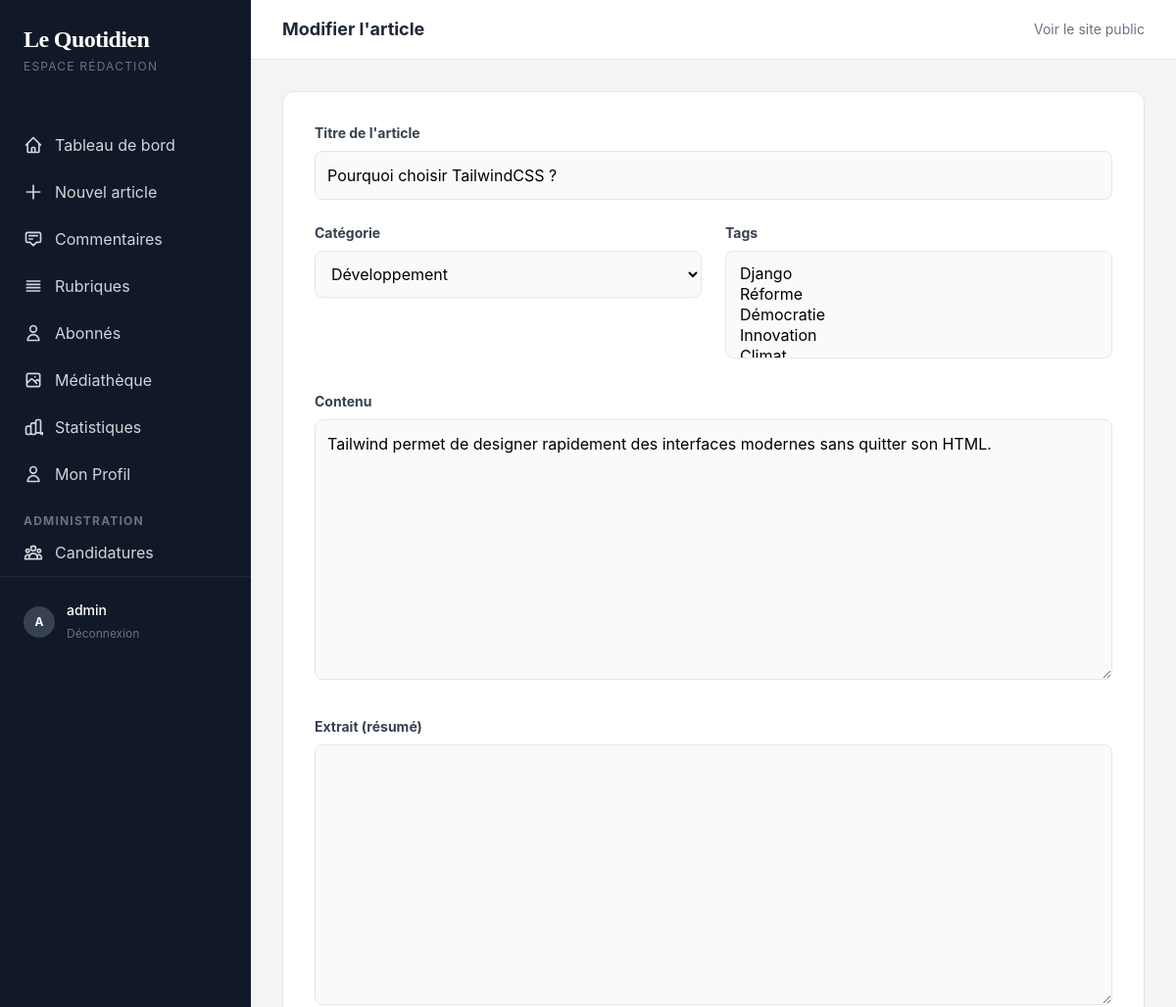
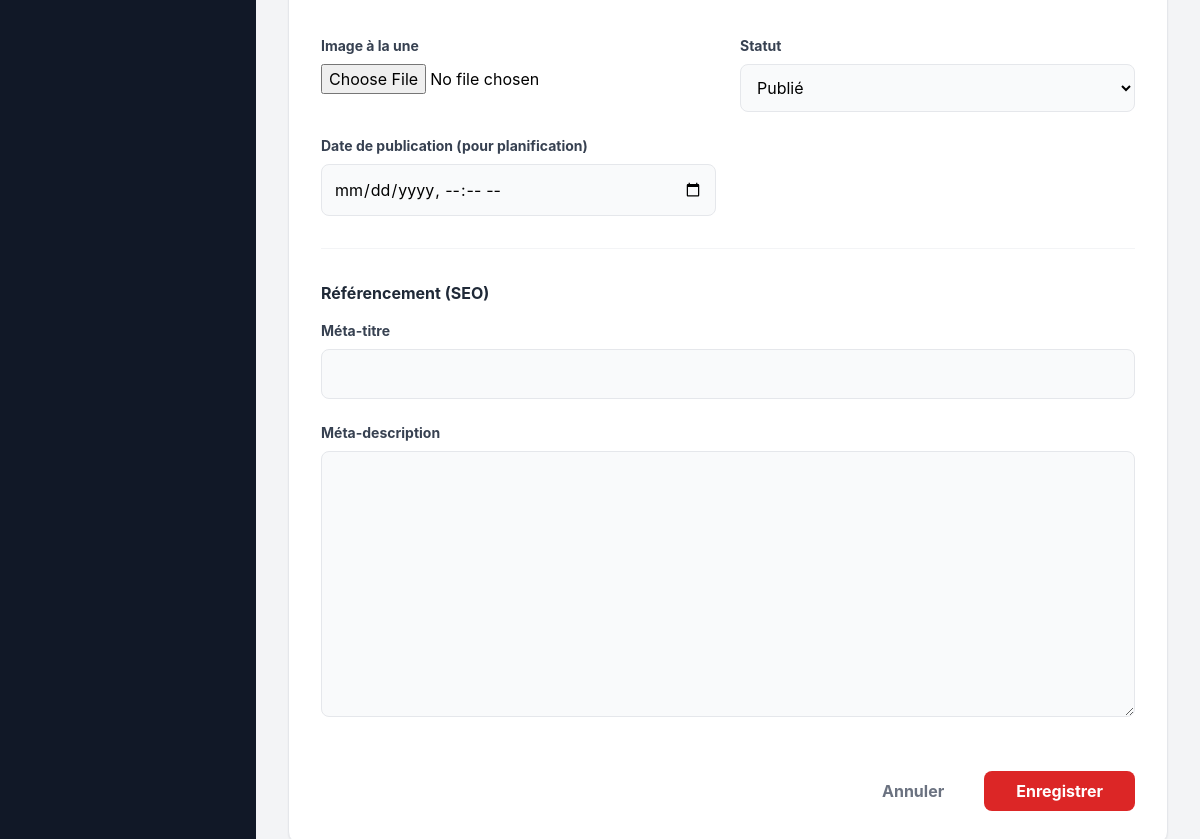
The app's page /dashboard/articles/2/edit/ (signed in) with its own data (2 pictures, top to bottom).
### apps/users/models.py (models this page shows, shortened)
class CustomUser(AbstractUser):
    class Role(models.TextChoices):
        VISITOR = "VISITOR", _("Visiteur")
        CONTRIBUTOR = "CONTRIBUTOR", _("Contributeur")
        WRITER = "WRITER", _("Rédacteur")
        EDITOR = "EDITOR", _("Éditeur")
        ADMIN = "ADMIN", _("Administrateur")
    role = models.CharField(
        _("Rôle"),
        max_length=20,
        choices=Role.choices,
        default=Role.CONTRIBUTOR
    )
    bio = models.TextField(_("Biographie"), max_length=500, blank=True)
    avatar = models.ImageField(_("Avatar"), upload_to="avatars/", null=True, blank=True)
    twitter_url = models.URLField(_("Lien Twitter/X"), max_length=255, blank=True)
    linkedin_url = models.URLField(_("Lien LinkedIn"), max_length=255, blank=True)
    facebook_url = models.URLField(_("Lien Facebook"), max_length=255, blank=True)
    website_url = models.URLField(_("Site web personnel"), max_length=255, blank=True)
    show_recruitment_section = models.BooleanField(_("Afficher la section recrutement"), default=True)

### apps/weblog/models.py (models this page shows, shortened)
class Article(models.Model):
    class Status(models.TextChoices):
        DRAFT = "DRAFT", _("Brouillon")
        PUBLISHED = "PUBLISHED", _("Publié")
        ARCHIVED = "ARCHIVED", _("Archivé")
    title = models.CharField(_("Titre"), max_length=255)
    slug = models.SlugField(_("Slug"), unique=True, max_length=255)
    author = models.ForeignKey(
        settings.AUTH_USER_MODEL,
        on_delete=models.CASCADE,
        related_name="articles",
        verbose_name=_("Auteur")
    )
    category = models.ForeignKey(
        Category,
        on_delete=models.PROTECT,
        related_name="articles",
        verbose_name=_("Catégorie")
    )
    tags = models.ManyToManyField(Tag, related_name="articles", blank=True, verbose_name=_("Tags"))
    content = models.TextField(_("Contenu"))
    excerpt = models.TextField(_("Extrait"), max_length=500, blank=True)
    featured_image = models.ImageField(_("Image à la une"), upload_to="articles/", null=True, blank=True)
    meta_title = models.CharField(_("Méta-titre"), max_length=100, blank=True, help_text=_("Titre pour les moteurs de recherche (SEO)"))
    meta_description = models.TextField(_("Méta-description"), max_length=160, blank=True, help_text=_("Description pour les moteurs de recherche (SEO)"))
    status = models.CharField(
        _("Statut"),
        max_length=10,
        choices=Status.choices,
        default=Status.DRAFT
    )
    created_at = models.DateTimeField(_("Créé le"), auto_now_add=True)
    updated_at = models.DateTimeField(_("Mis à jour le"), auto_now=True)
    published_at = models.DateTimeField(_("Publié le"), null=True, blank=True)
    views_count = models.PositiveIntegerField(_("Nombre de vues"), default=0)
    objects = models.Manager() # The default manager.
    published = PublishedManager() # Our custom manager.
    class Meta:
        verbose_name = _("Article")
        verbose_name_plural = _("Articles")
        ordering = ["-published_at", "-created_at"]

### apps/dashboard/views.py (the view)
# urls.py: path('articles/<int:pk>/edit/', views.article_update, name='article_update'),
@login_required
@user_passes_test(is_writer_or_admin)
def article_update(request, pk):
    if request.user.is_superuser or request.user.role == 'ADMIN':
        article = get_object_or_404(Article, pk=pk)
    else:
        article = get_object_or_404(Article, pk=pk, author=request.user)
    if request.method == 'POST':
        form = ArticleForm(request.POST, request.FILES, instance=article)
        if form.is_valid():
            form.save()
            messages.success(request, "L'article a été mis à jour.")
            return redirect('dashboard:home')
    else:
        form = ArticleForm(instance=article)
    return render(request, 'dashboard/article_form.html', {'form': form, 'article': article, 'title': "Modifier l'article"})

### apps/newsletter/forms.py
class SubscriberForm(forms.ModelForm):
    class Meta:
        model = Subscriber
        fields = ['email']
        widgets = {
            'email': forms.EmailInput(attrs={
                'placeholder': 'votre@email.com',
                'class': 'w-full px-4 py-3 rounded-lg bg-gray-800 border border-gray-700 text-white text-sm placeholder-gray-500 focus:outline-none focus:ring-2 focus:ring-red-500 mb-3'
            })
        }

### apps/weblog/forms.py
class ArticleForm(forms.ModelForm):
    class Meta:
        model = Article
        fields = [
            'title', 'category', 'tags', 'content', 'excerpt',
            'featured_image', 'status', 'published_at',
            'meta_title', 'meta_description'
        ]
        widgets = {
            'published_at': forms.DateTimeInput(attrs={'type': 'datetime-local'}),
            'content': forms.Textarea(attrs={'id': 'richtext-editor'}),
        }

### apps/dashboard/views.py (called while the page is built)
def is_writer_or_admin(user):
    return user.is_authenticated and (user.role in ['WRITER', 'EDITOR', 'ADMIN'] or user.is_staff)

### apps/newsletter/views.py (called while the page is built)
def newsletter_form_context(request):
    return {'subscriber_form': SubscriberForm()}

### apps/weblog/context_processors.py (called while the page is built)
def categories_processor(request):
    categories = Category.objects.exclude(name='Chronique').order_by('name')[:6]
    return {'nav_categories': categories}

### apps/weblog/models.py (called while the page is built)
    def __str__(self):
        return self.name

    def __str__(self):
        return self.name

### templates/dashboard/article_form.html (shortened to what this page needs)
{% extends "dashboard/base.html" %}
{% block header_title %}{{ title }}{% endblock %}
{% block content %}
<div class="bg-white rounded-xl shadow-sm border border-gray-200 p-8 max-w-4xl">
    <form method="post" enctype="multipart/form-data">
        <div class="grid grid-cols-1 md:grid-cols-2 gap-6 mb-8">
            <div class="md:col-span-2">
                <label class="block text-sm font-bold text-gray-700 mb-2">Titre de l'article</label>
                {{ form.title }}
            </div>
            <div>
                <label class="block text-sm font-bold text-gray-700 mb-2">Catégorie</label>
                {{ form.category }}
            </div>
            <div>
                <label class="block text-sm font-bold text-gray-700 mb-2">Tags</label>
                {{ form.tags }}
            </div>
        </div>
        <div class="mb-8">
            <label class="block text-sm font-bold text-gray-700 mb-2">Contenu</label>
            {{ form.content }}
        </div>
        <div class="mb-8">
            <label class="block text-sm font-bold text-gray-700 mb-2">Extrait (résumé)</label>
            {{ form.excerpt }}
        </div>
        <div class="grid grid-cols-1 md:grid-cols-2 gap-6 mb-8">
            <div>
                <label class="block text-sm font-bold text-gray-700 mb-2">Image à la une</label>
                {{ form.featured_image }}
            </div>
            <div>
                <label class="block text-sm font-bold text-gray-700 mb-2">Statut</label>
                {{ form.status }}
            </div>
            <div>
                <label class="block text-sm font-bold text-gray-700 mb-2">Date de publication (pour planification)</label>
                {{ form.published_at }}
            </div>
        </div>
        <div class="border-t border-gray-100 pt-8 mt-8">
            <h4 class="font-bold text-gray-800 mb-4">Référencement (SEO)</h4>
            <div class="space-y-6">
                <div>
                    <label class="block text-sm font-bold text-gray-700 mb-2">Méta-titre</label>
                    {{ form.meta_title }}
                </div>
                <div>
                    <label class="block text-sm font-bold text-gray-700 mb-2">Méta-description</label>
                    {{ form.meta_description }}
                </div>
            </div>
        </div>
        <div class="flex justify-end gap-4 mt-12">
            <a href="{% url 'dashboard:home' %}" class="px-6 py-2 rounded-lg text-gray-500 hover:text-gray-700 font-bold transition">Annuler</a>
            <button type="submit" class="bg-red-600 text-white font-bold px-8 py-2 rounded-lg hover:bg-red-700 transition">
                Enregistrer
            </button>
        </div>
    </form>
</div>
{% endblock %}

### templates/dashboard/base.html (shortened to what this page needs)
<!DOCTYPE html>
<html lang="fr">
<head>
    <script src="https://cdn.tailwindcss.com"></script>
    <link rel="stylesheet" href="https://unpkg.com/easymde/dist/easymde.min.css">
</head>
<body class="bg-gray-100 font-sans antialiased">
    <div class="flex min-h-screen">
        <aside class="w-64 bg-gray-900 text-white flex-shrink-0">
            <div class="p-6">
                <a href="/" class="font-serif text-2xl font-bold tracking-tight">Le Quotidien</a>
                <p class="text-xs text-gray-500 mt-1 uppercase tracking-widest">Espace Rédaction</p>
            </div>
            <nav class="mt-6">
                <a href="{% url 'dashboard:home' %}" class="flex items-center px-6 py-3 text-gray-300 hover:bg-gray-800 hover:text-white transition">
                    <svg class="w-5 h-5 mr-3" fill="none" stroke="currentColor" viewBox="0 0 24 24"><path stroke-linecap="round" stroke-linejoin="round" stroke-width="2" d="M3 12l2-2m0 0l7-7 7 7M5 10v10a1 1 0 001 1h3m10-11l2 2m-2-2v10a1 1 0 01-1 1h-3m-6 0a1 1 0 001-1v-4a1 1 0 011-1h2a1 1 0 011 1v4a1 1 0 001 1m-6 0h6"/></svg>
                    Tableau de bord
                </a>
                <a href="{% url 'dashboard:article_create' %}" class="flex items-center px-6 py-3 text-gray-300 hover:bg-gray-800 hover:text-white transition">
                    <svg class="w-5 h-5 mr-3" fill="none" stroke="currentColor" viewBox="0 0 24 24"><path stroke-linecap="round" stroke-linejoin="round" stroke-width="2" d="M12 4v16m8-8H4"/></svg>
                    Nouvel article
                </a>
                <a href="{% url 'dashboard:comment_list' %}" class="flex items-center px-6 py-3 text-gray-300 hover:bg-gray-800 hover:text-white transition">
                    <svg class="w-5 h-5 mr-3" fill="none" stroke="currentColor" viewBox="0 0 24 24"><path stroke-linecap="round" stroke-linejoin="round" stroke-width="2" d="M7 8h10M7 12h4m1 8l-4-4H5a2 2 0 01-2-2V6a2 2 0 012-2h14a2 2 0 012 2v8a2 2 0 01-2 2h-3l-4 4z"/></svg>
                    Commentaires
                </a>
                {% if user.role in 'EDITOR,ADMIN' or user.is_staff %}
                <a href="{% url 'dashboard:category_list' %}" class="flex items-center px-6 py-3 text-gray-300 hover:bg-gray-800 hover:text-white transition">
                    <svg class="w-5 h-5 mr-3" fill="none" stroke="currentColor" viewBox="0 0 24 24"><path stroke-linecap="round" stroke-linejoin="round" stroke-width="2" d="M4 6h16M4 10h16M4 14h16M4 18h16"/></svg>
                    Rubriques
                </a>
                <a href="{% url 'dashboard:subscriber_list' %}" class="flex items-center px-6 py-3 text-gray-300 hover:bg-gray-800 hover:text-white transition">
                    <svg class="w-5 h-5 mr-3" fill="none" stroke="currentColor" viewBox="0 0 24 24"><path stroke-linecap="round" stroke-linejoin="round" stroke-width="2" d="M16 7a4 4 0 11-8 0 4 4 0 018 0zM12 14a7 7 0 00-7 7h14a7 7 0 00-7-7z"/></svg>
                    Abonnés
                </a>
                {% endif %}
                <a href="{% url 'dashboard:media_library' %}" class="flex items-center px-6 py-3 text-gray-300 hover:bg-gray-800 hover:text-white transition">
                    <svg class="w-5 h-5 mr-3" fill="none" stroke="currentColor" viewBox="0 0 24 24"><path stroke-linecap="round" stroke-linejoin="round" stroke-width="2" d="M4 16l4.586-4.586a2 2 0 012.828 0L16 16m-2-2l1.586-1.586a2 2 0 012.828 0L20 14m-6-6h.01M6 20h12a2 2 0 002-2V6a2 2 0 00-2-2H6a2 2 0 00-2 2v12a2 2 0 002 2z"/></svg>
                    Médiathèque
                </a>
                <a href="{% url 'dashboard:analytics' %}" class="flex items-center px-6 py-3 text-gray-300 hover:bg-gray-800 hover:text-white transition">
                    Statistiques
                </a>
                <a href="{% url 'dashboard:profile_edit' %}" class="flex items-center px-6 py-3 text-gray-300 hover:bg-gray-800 hover:text-white transition">
                    <svg class="w-5 h-5 mr-3" fill="none" stroke="currentColor" viewBox="0 0 24 24"><path stroke-linecap="round" stroke-linejoin="round" stroke-width="2" d="M16 7a4 4 0 11-8 0 4 4 0 018 0zM12 14a7 7 0 00-7 7h14a7 7 0 00-7-7z"/></svg>
                    Mon Profil
                </a>
                {% if user.role in 'EDITOR,ADMIN' or user.is_staff %}
                <div class="mt-4 px-6 text-xs font-bold text-gray-500 uppercase tracking-widest">Administration</div>
                <a href="{% url 'dashboard:promotion_request_list' %}" class="flex items-center px-6 py-3 text-gray-300 hover:bg-gray-800 hover:text-white transition">
                    Candidatures
                </a>
                {% endif %}
            </nav>
            <div class="mt-auto p-6 border-t border-gray-800">
                <div class="flex items-center">
                    <div class="h-8 w-8 rounded-full bg-gray-700 flex items-center justify-center text-xs font-bold mr-3">{{ user.username|first|upper }}</div>
                    <div class="flex-1 min-w-0">
                        <p class="text-sm font-medium truncate">{{ user.username }}</p>
                        <a href="/admin/logout/" class="text-xs text-gray-500 hover:text-red-400">Déconnexion</a>
                    </div>
                </div>
            </div>
        </aside>
        <main class="flex-1 flex flex-col">
            <header class="bg-white border-b border-gray-200 py-4 px-8 flex items-center justify-between">
                <h2 class="text-lg font-bold text-gray-800">{% block header_title %}Tableau de bord{% endblock %}</h2>
                <div class="flex items-center gap-4">
                    <a href="{% url 'home' %}" class="text-sm text-gray-500 hover:text-gray-900 transition">Voir le site public</a>
                </div>
            </header>
            <div class="p-8">
                {% block content %}{% endblock %}
            </div>
        </main>
    </div>
</body>
</html>

### templates/dashboard/article_form.html (style rules this page uses)
input[type="text"], select, textarea, input[type="datetime-local"] { width: 100%; padding: 0.75rem; border: 1px solid #e5e7eb; border-radius: 0.5rem; background-color: #f9fafb; }

### records on screen
CustomUser: username|first "A", username "admin"
Article: title "Pourquoi choisir TailwindCSS ?", category "Développement", content "Tailwind permet de designer rapidement des interfaces modernes sans quitter son HTML.", status "Publié"

### other values on screen
{{ title }} "Modifier l'article"
